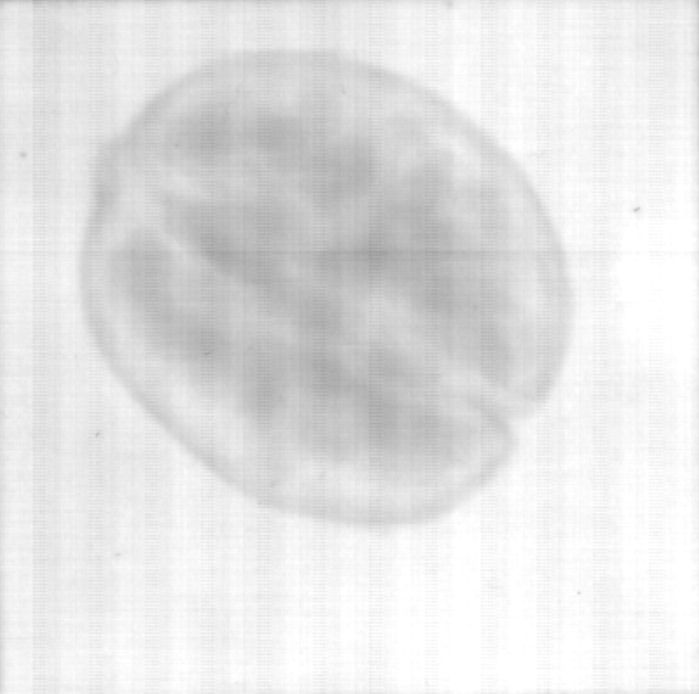
#> input picture Baseline/Image Enhancement/USM/8.png, 699 x 694 px
$ python USM.py
#> lines starting #> are read from the running program, lines starting #| are printed output that depends on the picture
import cv2 as cv
import numpy as np
#非锐化掩膜USM(Unsharpen Mask)
#先对原图高斯模糊，用原图减去系数x高斯模糊的图像
#再把值Scale到0~255的RGB像素范围
#优点：可以去除一些细小细节的干扰和噪声，比卷积更真实
#（原图像-w*高斯模糊）/（1-w）；w表示权重（0.1~0.9），默认0.6
src = cv.imread("8.png")
#> src is the input picture: shape (694, 699, 3); min 155, max 255, mean 227.6

# sigma = 5、15、25
# 使用 高斯模糊处理原图，(0,0) 表示由 sigma=5 决定核大小，模糊结果保存在 blur_img。
blur_img = cv.GaussianBlur(src, (0, 0), 5)
# 使用加权叠加方式得到锐化图像：usm=1.5⋅src−0.5⋅blur_img 本质是：原图减去一定权重的模糊图，强化边缘和细节。
#cv.addWeighted(图1,权重1, 图2, 权重2, gamma修正系数, dst可选参数, dtype可选参数)
usm = cv.addWeighted(src, 1.5, blur_img, -0.6, 0)
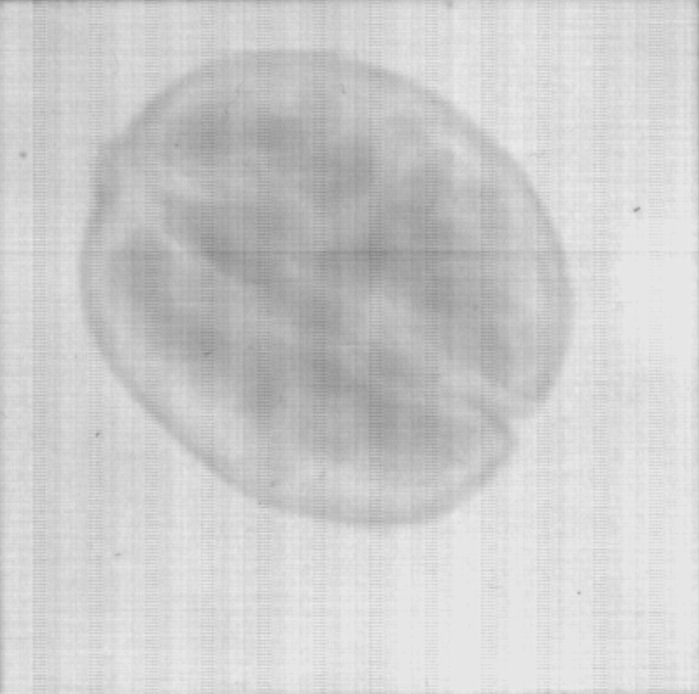
#> usm: shape (694, 699, 3); min 132, max 235, mean 204.8

# 保存结果图像
cv.imwrite("8USM.png", usm)
